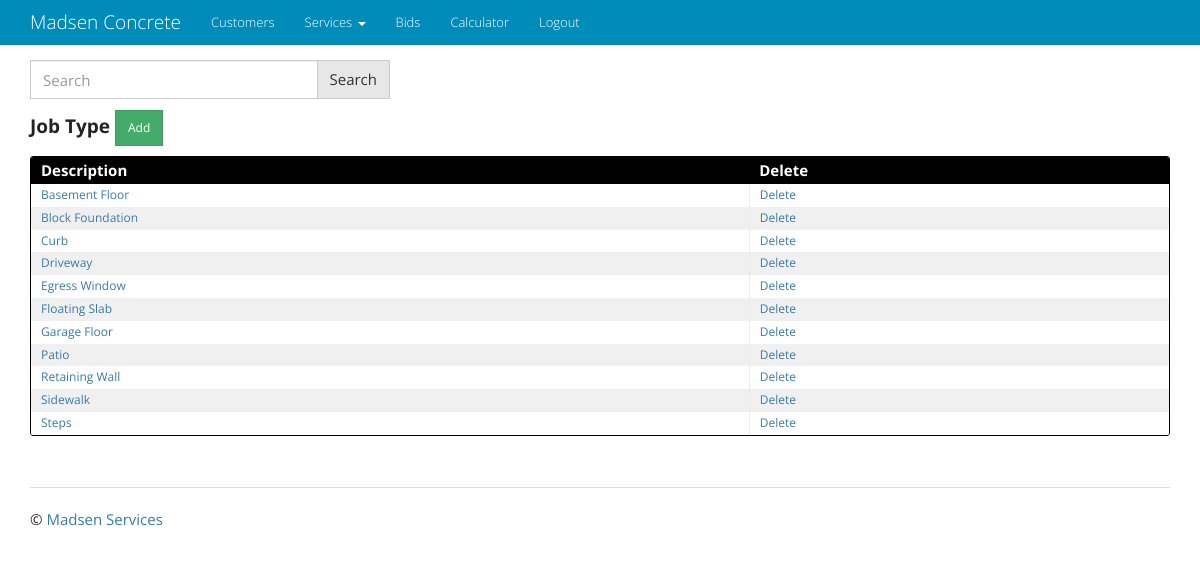
/job_type/ (signed in), run on the app's committed database.
### job_type/models.py (models this page shows, shortened)
class JobType(models.Model):
    description = models.CharField(max_length=50, unique=True)
    class Meta:
        ordering = ['description']

### job_type/views.py (the view)
class JobTypeList(LoginRequiredMixin, ListView):
    model = JobType
    def get_queryset(self):
        queryset_list = JobType.objects.order_by('description')
        query = self.request.GET.get('q')
        if query:
            queryset_list = queryset_list.filter(
                Q(description__icontains=query)
               ).distinct()
        return queryset_list

### templates/job_type/jobtype_list.html
{% extends "base.html" %}
{% block content %}
{% include 'q_search_form.html' %}
<h4 class="entries">
  <h4><strong>Job Type </strong><a href="{% url 'job_type_app:job_type_create' %}" class="btn btn-sm btn-success" role="button">Add</a></h4>
  <div class="datagrid">
    <table>
      <thead>
        <tr>
          <th><strong>Description</strong></th>
          <th><strong>Delete</strong></th>
        </tr>
      </thead>
      {% for job_type in object_list %}
          <tr style="{% cycle 'background: white' 'background: #F0F0F0' %}">
              <td><a href="{% url 'job_type_app:job_type_update' pk=job_type.pk %}">{{ job_type.description }}</a></td>
              <td><a href="{% url 'job_type_app:job_type_delete' pk=job_type.pk %}">Delete</a></td>
          </tr>
      {% endfor %}
    </table>
</div>
{% endblock %}

### static/css/main.css (style rules this page uses)
body { padding: 60px 0; background: #ffffff; }
a, h1, h2 { color: #377BA8; }
.entries { list-style: none; margin: 0; padding: 0; }
.datagrid table { border-collapse: collapse; text-align: left; width: 100%; }
.datagrid { background: #fff; overflow: hidden; border: 1px solid #000000; border-radius: 3px; }
.datagrid table td, .datagrid table th { padding: 3px 10px; }
.datagrid table thead th { background-color:#000000; color:#FFFFFF; font-size: 15px; font-weight: bold; }
.datagrid table thead th:first-child { border: none; }
.datagrid table tbody td { color: #000000; border-left: 1px solid #E1EEF4; font-size: 12px; font-weight: normal; }
.datagrid table tbody td:first-child { border-left: none; }
.datagrid table tbody tr:last-child td { border-bottom: none; }

### data on the page
JobType: description "Basement Floor"
JobType: description "Block Foundation"
JobType: description "Curb"
JobType: description "Driveway"
JobType: description "Egress Window"
JobType: description "Floating Slab"
JobType: description "Garage Floor"
JobType: description "Patio"
JobType: description "Retaining Wall"
JobType: description "Sidewalk"
JobType: description "Steps"
